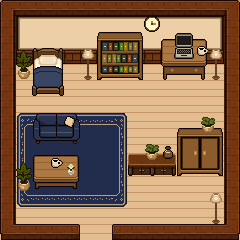

A 2D game scene composited from a Tiled map and its tileset images. What follows is a short description and the map's XML, with every tile layer's data as written:
An orthogonal 15x15 tile map with 16x16 px tiles, 8 tile layers (Tile, Carpet, Wall, Wall_deco, ...), 3 tilesets and 23 objects (2x closet, home_out, home_enterance, usher_home_standing, soul_crystal_sleep_spot, ...).

<map version="1.10" tiledversion="1.12.2" orientation="orthogonal" renderorder="right-down" width="15" height="15" tilewidth="16" tileheight="16" infinite="0" nextlayerid="17" nextobjectid="27">
 <tileset firstgid="1" source="UI_Component.tsx" />
 <tileset firstgid="257" source="home.tsx" />
 <tileset firstgid="513" source="restaurant.tsx" />
 <layer id="2" name="Tile" width="15" height="15" locked="1">
  <data encoding="csv">
257,257,257,257,257,257,257,257,257,257,257,257,257,257,257,
257,257,257,257,257,257,257,257,257,257,257,257,257,257,257,
257,257,257,257,257,257,257,257,257,257,257,257,257,257,257,
257,257,257,257,257,257,257,257,257,257,257,257,257,257,257,
257,257,257,257,257,257,257,257,257,257,257,257,257,257,257,
257,257,257,257,257,257,257,257,257,257,257,257,257,257,257,
257,257,257,257,257,257,257,257,257,257,257,257,257,257,257,
257,257,257,257,257,257,257,257,257,257,257,257,257,257,257,
257,257,257,257,257,257,257,257,257,257,257,257,257,257,257,
257,257,257,257,257,257,257,257,257,257,257,257,257,257,257,
257,257,257,257,257,257,257,257,257,257,257,257,257,257,257,
257,257,257,257,257,257,257,257,257,257,257,257,257,257,257,
257,257,257,257,257,257,257,257,257,257,257,257,257,257,257,
257,257,257,257,257,257,257,257,257,257,257,257,257,257,257,
257,257,257,257,257,257,257,257,257,257,257,257,257,257,257
</data>
 </layer>
 <layer id="6" name="Carpet" width="15" height="15" locked="1">
  <data encoding="csv">
0,0,0,0,0,0,0,0,0,0,0,0,0,0,0,
0,0,0,0,0,0,0,0,0,0,0,0,0,0,0,
0,0,0,0,0,0,0,0,0,0,0,0,0,0,0,
0,0,0,0,0,0,0,0,0,0,0,0,0,0,0,
0,0,0,0,0,0,0,0,0,0,0,0,0,0,0,
0,0,0,0,0,0,0,0,0,0,0,0,0,0,0,
0,0,0,0,0,0,0,0,0,0,0,0,0,0,0,
0,321,322,322,322,322,322,323,0,0,0,0,0,0,0,
0,337,338,338,338,338,338,339,0,0,0,0,0,0,0,
0,337,338,338,338,338,338,339,0,0,0,0,0,0,0,
0,337,338,338,338,338,338,339,0,0,0,0,0,0,0,
0,337,338,338,338,338,338,339,0,0,0,0,0,0,0,
0,353,354,354,354,354,354,355,0,0,0,0,0,0,0,
0,0,0,0,0,0,0,0,0,0,0,0,0,0,0,
0,0,0,0,0,0,0,0,0,0,0,0,0,0,0
</data>
 </layer>
 <layer id="1" name="Wall" width="15" height="15" locked="1">
  <data encoding="csv">
113,114,114,114,114,114,114,114,114,114,114,114,114,114,115,
129,164,165,165,165,165,165,165,165,165,165,165,165,166,211,
129,180,181,181,181,181,181,181,181,181,181,181,181,182,211,
129,196,197,197,197,197,197,197,197,197,197,197,197,198,211,
129,0,0,0,0,0,0,0,0,0,0,0,0,0,211,
129,0,0,0,0,0,0,0,0,0,0,0,0,0,211,
129,0,0,0,0,0,0,0,0,0,0,0,0,0,211,
129,0,0,0,0,0,0,0,0,0,0,0,0,0,211,
129,0,0,0,0,0,0,0,0,0,0,0,0,0,211,
129,0,0,0,0,0,0,0,0,0,0,0,0,0,211,
129,0,0,0,0,0,0,0,0,0,0,0,0,0,211,
129,0,0,0,0,0,0,0,0,0,0,0,0,0,211,
129,0,0,0,0,0,0,0,0,0,0,0,0,0,211,
129,0,0,0,0,0,0,0,0,0,0,0,0,0,211,
225,114,114,114,98,0,0,97,114,114,114,114,114,114,227
</data>
 </layer>
 <layer id="5" name="Wall_deco" width="15" height="15" locked="1">
  <data encoding="csv">
0,0,0,0,0,0,0,0,0,0,0,0,0,0,0,
0,0,0,0,0,0,0,0,0,66,0,0,0,0,0,
0,0,0,0,0,0,0,0,0,0,0,0,0,0,0,
0,0,0,0,0,0,0,0,0,0,0,0,0,0,0,
0,0,0,0,0,0,0,0,0,0,0,0,0,0,0,
0,0,0,0,0,0,0,0,0,0,0,0,0,0,0,
0,0,0,0,0,0,0,0,0,0,0,0,0,0,0,
0,0,0,0,0,0,0,0,0,0,0,0,0,0,0,
0,0,0,0,0,0,0,0,0,0,0,0,0,0,0,
0,0,0,0,0,0,0,0,0,0,0,0,0,0,0,
0,0,0,0,0,0,0,0,0,0,0,0,0,0,0,
0,0,0,0,0,0,0,0,0,0,0,0,0,0,0,
0,0,0,0,0,0,0,0,0,0,0,0,0,0,0,
0,0,0,0,0,0,0,0,0,0,0,0,0,0,0,
0,0,0,0,0,0,0,0,0,0,0,0,0,0,0
</data>
 </layer>
 <layer id="14" name="Deco_under" width="15" height="15" locked="1">
  <data encoding="csv">
0,0,0,0,0,0,0,0,0,0,0,0,0,0,0,
0,0,0,0,0,0,0,0,0,0,0,0,0,0,0,
0,0,0,0,0,0,0,0,0,0,0,0,0,0,0,
0,0,0,0,0,0,0,0,0,0,0,0,0,0,0,
0,0,274,275,0,0,0,0,0,0,0,0,0,0,0,
0,0,290,291,0,0,0,0,0,0,0,0,0,0,0,
0,0,0,0,0,0,0,0,0,0,0,0,0,0,0,
0,0,369,370,371,0,0,0,0,0,0,0,0,0,0,
0,0,385,386,387,0,0,0,0,0,0,0,0,0,0,
0,0,0,0,0,0,0,0,0,0,0,0,0,0,0,
0,0,0,0,0,0,0,0,0,0,0,0,0,0,0,
0,0,0,0,0,0,0,0,0,0,0,0,0,0,0,
0,0,0,0,0,0,0,0,0,0,0,0,0,0,0,
0,0,0,0,0,0,0,0,0,0,0,0,0,0,0,
0,0,0,0,0,0,0,0,0,0,0,0,0,0,0
</data>
 </layer>
 <layer id="3" name="Furniture" width="15" height="15" locked="1">
  <data encoding="csv">
0,0,0,0,0,0,0,0,0,0,0,0,0,0,0,
0,0,0,0,0,0,0,0,0,0,0,0,0,0,0,
0,0,0,0,0,0,260,261,262,0,266,267,268,0,0,
0,596,258,259,0,0,276,277,278,0,282,283,284,0,0,
0,612,0,0,0,0,292,293,294,0,298,299,300,0,0,
0,0,0,0,0,0,0,0,0,0,0,0,0,0,0,
0,0,0,0,0,0,0,0,0,0,0,0,0,0,0,
0,0,0,0,0,0,0,0,0,0,0,263,264,265,0,
0,0,0,0,0,0,0,0,0,0,0,279,280,281,0,
0,0,314,315,316,0,0,0,549,550,551,295,296,297,0,
0,596,330,331,332,0,0,0,565,566,567,311,312,313,0,
0,612,346,347,348,0,0,0,0,0,0,0,0,0,0,
0,0,0,0,0,0,0,0,0,0,0,0,0,0,0,
0,0,0,0,0,0,0,0,0,0,0,0,0,0,0,
0,0,0,0,0,0,0,0,0,0,0,0,0,0,0
</data>
 </layer>
 <layer id="7" name="Deco" width="15" height="15" locked="1">
  <data encoding="csv">
0,0,0,0,0,0,0,0,0,0,0,0,0,0,0,
0,0,0,0,0,0,0,0,0,0,0,0,0,0,0,
0,0,0,0,0,0,0,0,0,0,0,0,0,0,0,
0,0,0,0,0,0,0,0,0,0,0,0,0,0,0,
0,0,0,0,0,0,0,0,0,0,0,0,0,0,0,
0,0,0,0,0,0,0,0,0,0,0,0,0,0,0,
0,0,0,0,0,0,0,0,0,0,0,0,0,0,0,
0,0,0,0,372,0,0,0,0,0,0,0,0,0,0,
0,0,0,0,0,0,0,0,0,0,0,0,0,0,0,
0,0,0,0,0,0,0,0,0,450,582,0,0,0,0,
0,0,0,0,0,0,0,0,0,0,0,0,0,0,0,
0,0,0,0,0,0,0,0,0,0,0,0,0,0,0,
0,0,0,0,0,0,0,0,0,0,0,0,0,0,0,
0,0,0,0,0,0,0,0,0,0,0,0,0,0,0,
0,0,0,0,0,0,0,0,0,0,0,0,0,0,0
</data>
 </layer>
 <layer id="10" name="Light" width="15" height="15" locked="1">
  <data encoding="csv">
0,0,0,0,0,0,0,0,0,0,0,0,0,0,0,
0,0,0,0,0,0,0,0,0,0,0,0,0,0,0,
0,0,0,0,0,0,0,0,0,0,0,0,0,0,0,
0,0,0,0,0,324,0,0,0,0,0,0,0,324,0,
0,0,0,0,0,340,0,0,0,0,0,0,0,340,0,
0,0,0,0,0,0,0,0,0,0,0,0,0,0,0,
0,0,0,0,0,0,0,0,0,0,0,0,0,0,0,
0,0,0,0,0,0,0,0,0,0,0,0,0,0,0,
0,0,0,0,0,0,0,0,0,0,0,0,0,0,0,
0,0,0,0,0,0,0,0,0,0,0,0,0,0,0,
0,0,0,0,0,0,0,0,0,0,0,0,0,0,0,
0,0,0,0,0,0,0,0,0,0,0,0,0,0,0,
0,0,0,0,0,0,0,0,0,0,0,0,0,324,0,
0,0,0,0,0,0,0,0,0,0,0,0,0,340,0,
0,0,0,0,0,0,0,0,0,0,0,0,0,0,0
</data>
 </layer>
 <objectgroup id="11" name="Warp" visible="0" locked="1">
  <object id="1" name="home_out" x="80" y="224" width="32" height="16">
   <properties>
    <property name="target_name" value="Home" />
    <property name="target_spawn" value="home_exit" />
   </properties>
  </object>
 </objectgroup>
 <objectgroup id="12" name="Spawn" visible="0" locked="1">
  <object id="5" name="home_enterance" x="80.0455" y="223.591" width="16" height="16" />
  <object id="22" name="usher_home_standing" x="192" y="192" />
  <object id="23" name="soul_crystal_sleep_spot" x="48" y="88" />
  <object id="26" name="cat_interior_spawn" x="144" y="112" />
 </objectgroup>
 <objectgroup id="13" name="Interactable" visible="0" locked="1">
  <object id="6" name="collection" x="95.9091" y="80.5455" width="48" height="16" />
  <object id="7" name="computer" x="175.864" y="80.2273" width="16" height="16" />
  <object id="8" name="sleep" x="32.25" y="48" width="32" height="48" />
  <object id="24" name="closet" x="176" y="176" width="48" height="16" />
 </objectgroup>
 <objectgroup id="15" name="YSortAnchor" visible="0" locked="1">
  <object id="9" x="16" y="16" width="208" height="48" />
  <object id="10" name="vase1" x="16" y="48" width="16" height="32" />
  <object id="11" name="vase2" x="16" y="160" width="16" height="32" />
  <object id="12" name="bed1" x="32" y="48" width="32" height="48" />
  <object id="13" name="light1" x="80" y="48" width="16" height="32" />
  <object id="14" name="light2" x="208" y="192" width="16" height="32" />
  <object id="15" name="light3" x="208" y="48" width="16" height="32" />
  <object id="16" name="sofa" x="32" y="112" width="48" height="32" />
  <object id="17" name="desk1" x="32" y="144" width="48" height="48" />
  <object id="18" name="desk2" x="160" y="32" width="48" height="48" />
  <object id="19" name="shelf1" x="96" y="32" width="48" height="48" />
  <object id="20" name="shelf2" x="176" y="112" width="48" height="64" />
  <object id="21" name="desk3" x="128" y="144" width="48" height="32" />
 </objectgroup>
 <objectgroup id="16" name="EffectArea" visible="0" locked="1">
  <object id="25" name="closet" x="176" y="128" width="48" height="48" />
 </objectgroup>
</map>
